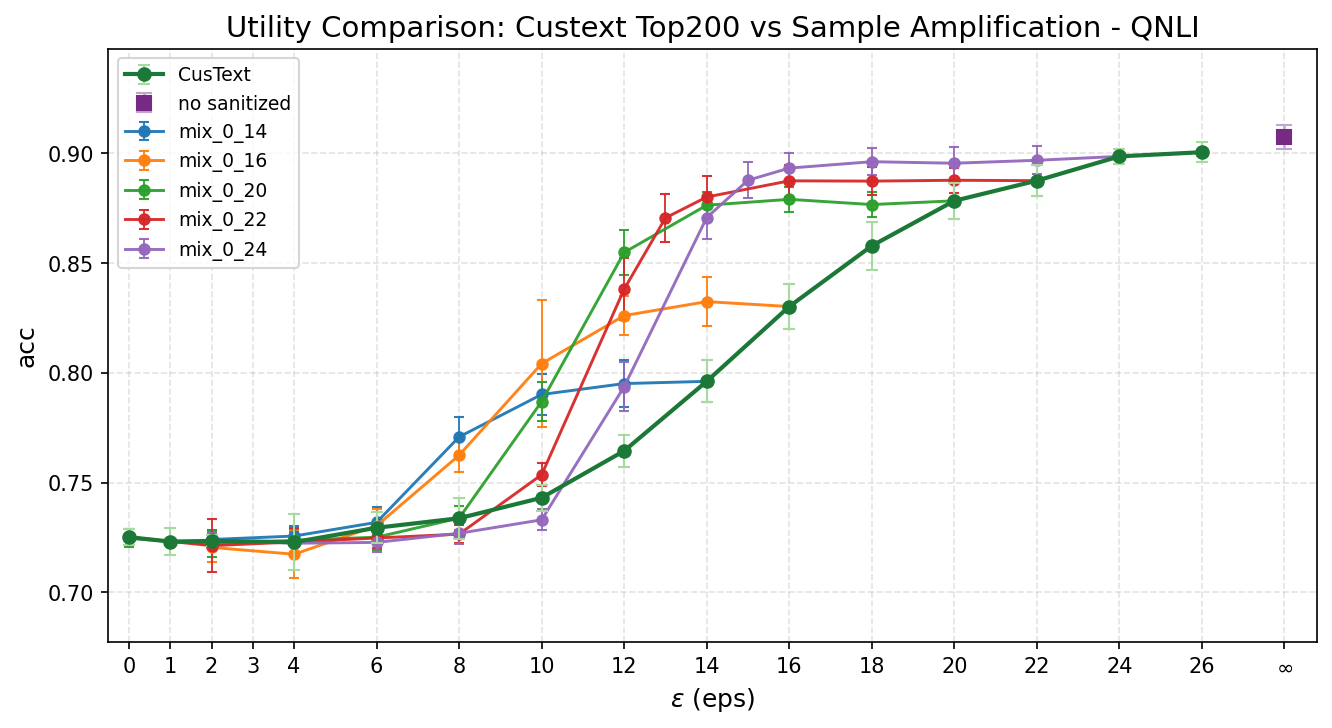

This figure's Python source:
#!/usr/bin/env python3
# -*- coding: utf-8 -*-
"""
Custext（acc vs ε）与 mix sample amplification、无脱敏 baseline 对比图。

- 横轴：ε（CusText / mix 用 results_statistics 中的 eps；baseline 为 ∞）
- 纵轴：acc（CSV 列「平均值」，误差棒为「标准差」）
- CusText：experiment_results/results_statistics_topk_200.csv（不绘制 eps=3）
- Baseline（no sanitized）：experiment_results/results_baseline_statistics.csv（eps=inf）
- Mix：experiment_results_sa/mix_*/results_statistics_topk_200.csv（可多组）

用法:
  python3 plot_custext_vs_mix_sample_acc.py
  python3 plot_custext_vs_mix_sample_acc.py --out ./plot_custext_vs_mix_sample_acc.png
"""

import argparse
import math
import os
import re
from pathlib import Path
from typing import List, Optional

import matplotlib.pyplot as plt
import numpy as np
import pandas as pd


def _is_inf_eps(series: pd.Series) -> pd.Series:
    s = series.astype(str).str.strip().str.lower()
    mask_str = s.isin(["inf", "infinity"])
    num = pd.to_numeric(series, errors="coerce")
    arr = num.to_numpy(dtype=float, na_value=np.nan)
    mask_num = np.isinf(arr)
    return pd.Series(mask_str.to_numpy() | mask_num, index=series.index)


def _fmt_eps_num(x: float) -> str:
    if abs(x - round(x)) < 1e-9:
        return str(int(round(x)))
    return str(x)


def mix_folder_to_label(folder_name: str) -> str:
    """mix_0.0_14.0_topk_20 -> mix_0_14。"""
    m = re.match(r"^mix_([\d.]+)_([\d.]+)", folder_name)
    if not m:
        return folder_name
    lo, hi = float(m.group(1)), float(m.group(2))
    return f"mix_{_fmt_eps_num(lo)}_{_fmt_eps_num(hi)}"


def discover_mix_csvs(mixed_root: Path) -> List[Path]:
    paths = sorted(mixed_root.glob("mix_*/results_statistics_topk_200.csv"))
    return [p for p in paths if p.is_file()]


def load_stats_csv(path: Path) -> pd.DataFrame:
    df = pd.read_csv(path)
    req = {"eps", "平均值", "标准差"}
    if not req.issubset(df.columns):
        raise SystemExit(f"{path} 需包含列: {req}")
    return df


DEFAULT_FINITE_XTICKS = (0, 1, 2, 3, 4, 6, 8, 10, 12, 14, 16, 18, 20, 22, 24, 26)


def main():
    root = Path(os.path.dirname(os.path.abspath(__file__)))
    parser = argparse.ArgumentParser(description="Custext vs mix sample: acc vs eps")
    parser.add_argument(
        "--custext",
        type=str,
        default=str(root / "experiment_results" / "results_statistics_topk_200.csv"),
        help="CusText 统计 CSV",
    )
    parser.add_argument(
        "--baseline",
        type=str,
        default=str(root / "experiment_results" / "results_baseline_statistics.csv"),
        help="无脱敏 baseline 统计 CSV（eps=inf）",
    )
    parser.add_argument(
        "--mixed-root",
        type=str,
        default=str(root / "experiment_results_sa"),
        help="含 mix_* 子目录的根路径",
    )
    parser.add_argument(
        "--mix-csv",
        type=str,
        nargs="*",
        default=None,
        help="显式指定若干 results_statistics_topk_200.csv；默认扫描 mixed-root",
    )
    parser.add_argument(
        "--out",
        type=str,
        default=str(root / "plot_custext_vs_mix_sample_acc.png"),
        help="输出图片路径",
    )
    parser.add_argument("--no-baseline", action="store_true", help="不画 no sanitized 点")
    parser.add_argument("--no-errorbar", action="store_true", help="不画标准差误差棒")
    args = parser.parse_args()

    custext_path = Path(args.custext).resolve()
    if not custext_path.is_file():
        raise SystemExit(f"未找到 CusText 统计文件: {custext_path}")

    df_c = load_stats_csv(custext_path)
    inf_m = _is_inf_eps(df_c["eps"])
    df_cf = df_c[~inf_m].copy()
    # CusText 曲线不展示 eps=3（与 mix 等设置对齐或按需省略该点）
    eps_f = pd.to_numeric(df_cf["eps"], errors="coerce")
    df_cf = df_cf[~np.isclose(eps_f, 3.0, rtol=0, atol=1e-9)].copy()

    baseline_row: Optional[pd.Series] = None
    baseline_path = Path(args.baseline).resolve()
    if not args.no_baseline and baseline_path.is_file():
        df_b = load_stats_csv(baseline_path)
        inf_b = _is_inf_eps(df_b["eps"])
        if inf_b.any():
            baseline_row = df_b[inf_b].iloc[0]
        elif len(df_b) == 1:
            baseline_row = df_b.iloc[0]
    elif not args.no_baseline:
        print(f"提示: 未找到 baseline 文件 {baseline_path}，跳过 no sanitized")

    mixed_root = Path(args.mixed_root).resolve()
    if args.mix_csv:
        mix_paths = [Path(p).resolve() for p in args.mix_csv]
    else:
        mix_paths = discover_mix_csvs(mixed_root)
    if not mix_paths:
        raise SystemExit(
            f"未找到 mix 统计 CSV（{mixed_root}/mix_*/results_statistics_topk_200.csv）"
        )

    fig, ax = plt.subplots(figsize=(9, 5))

    max_x = 0.0
    x_inf_plot: Optional[float] = None
    color_custext = "#1b7837"
    color_inf = "#762a83"

    if len(df_cf) > 0:
        eps = df_cf["eps"].astype(float).values
        y = df_cf["平均值"].astype(float).values
        yerr = df_cf["标准差"].astype(float).values
        max_x = max(max_x, float(np.nanmax(eps)))
        if not args.no_errorbar:
            ax.errorbar(
                eps,
                y,
                yerr=yerr,
                fmt="o-",
                capsize=3,
                markersize=6,
                linewidth=2.0,
                color=color_custext,
                ecolor="#a6dba0",
                elinewidth=1,
                label="CusText",
                zorder=4,
            )
        else:
            ax.plot(
                eps,
                y,
                "o-",
                markersize=6,
                linewidth=2.0,
                color=color_custext,
                label="CusText",
                zorder=4,
            )

    if baseline_row is not None:
        yb = float(baseline_row["平均值"])
        yerr_b = float(baseline_row["标准差"])
        if math.isnan(yerr_b):
            yerr_b = 0.0
        x_inf = max_x + 2.0 if max_x > 0 else 2.0
        x_inf_plot = x_inf
        if not args.no_errorbar and yerr_b > 0:
            ax.errorbar(
                [x_inf],
                [yb],
                yerr=[yerr_b],
                fmt="s",
                capsize=4,
                markersize=7,
                color=color_inf,
                ecolor="#c2a5cf",
                elinewidth=1.2,
                label="no sanitized",
                zorder=5,
            )
        else:
            ax.scatter(
                [x_inf],
                [yb],
                s=70,
                marker="s",
                color=color_inf,
                edgecolors="white",
                linewidths=0.8,
                zorder=5,
                label="no sanitized",
            )
        max_x = max(max_x, x_inf)

    cmap = plt.get_cmap("tab10")
    for i, csv_path in enumerate(mix_paths):
        if not csv_path.is_file():
            raise SystemExit(f"文件不存在: {csv_path}")
        dm = load_stats_csv(csv_path)
        inf_m = _is_inf_eps(dm["eps"])
        dm = dm[~inf_m]
        folder = csv_path.parent.name
        label = mix_folder_to_label(folder)
        xp = dm["eps"].astype(float).values
        yp = dm["平均值"].astype(float).values
        err = dm["标准差"].astype(float).values
        if len(xp):
            max_x = max(max_x, float(np.nanmax(xp)))
        c = cmap(i % 10)
        if not args.no_errorbar:
            ax.errorbar(
                xp,
                yp,
                yerr=err,
                fmt="o-",
                capsize=2.5,
                markersize=5,
                linewidth=1.4,
                color=c,
                ecolor=c,
                alpha=0.95,
                elinewidth=0.9,
                label=label,
                zorder=3,
            )
        else:
            ax.plot(xp, yp, "o-", markersize=5, linewidth=1.4, color=c, label=label, zorder=3)

    ax.set_xlabel(r"$\epsilon$ (eps)", fontsize=12)
    ax.set_ylabel("acc", fontsize=12)
    ax.set_title("Utility Comparison: Custext Top200 vs Sample Amplification - QNLI", fontsize=14)
    ax.grid(True, linestyle="--", alpha=0.35)
    ax.legend(loc="best", fontsize=9)

    all_y: List[float] = []
    if len(df_cf) > 0:
        all_y.extend(df_cf["平均值"].astype(float).tolist())
    if baseline_row is not None:
        all_y.append(float(baseline_row["平均值"]))
    for csv_path in mix_paths:
        dm = load_stats_csv(csv_path)
        inf_m = _is_inf_eps(dm["eps"])
        all_y.extend(dm.loc[~inf_m, "平均值"].astype(float).tolist())

    if all_y:
        lo = max(0.0, float(np.min(all_y)) - 0.04)
        hi = min(1.0, float(np.max(all_y)) + 0.04)
        if hi - lo < 0.08:
            mid = 0.5 * (lo + hi)
            lo, hi = max(0.0, mid - 0.2), min(1.0, mid + 0.2)
        ax.set_ylim(lo, hi)

    ax.set_xlim(-0.5, max_x + 0.8)

    tick_pos = [t for t in DEFAULT_FINITE_XTICKS if t <= max_x + 1e-9]
    tick_lbl = [str(int(t)) for t in tick_pos]
    if x_inf_plot is not None:
        tick_pos.append(x_inf_plot)
        tick_lbl.append(r"$\infty$")
    ax.set_xticks(tick_pos)
    ax.set_xticklabels(tick_lbl)

    fig.tight_layout()
    out_path = Path(args.out).resolve()
    out_path.parent.mkdir(parents=True, exist_ok=True)
    fig.savefig(out_path, dpi=150, bbox_inches="tight")
    print(f"Saved: {out_path}")
    plt.close(fig)


if __name__ == "__main__":
    main()
